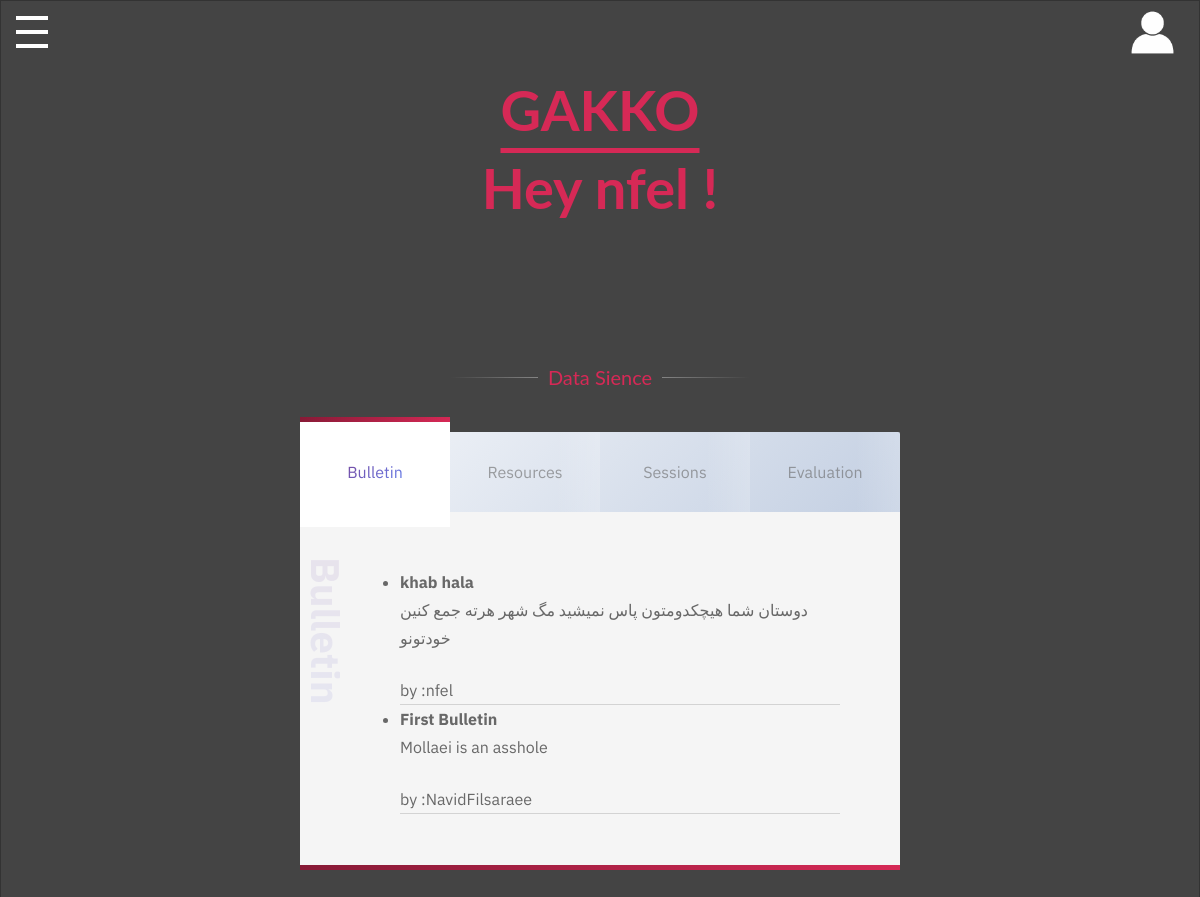
Screenshot of /edu/course/1 (signed in) with the database file from the repository.
### user/models.py (models this page shows, shortened)
class User(AbstractUser):
    university_id = models.CharField(max_length=255,auto_created=True, primary_key=True)
    user_choices = (
        ('S', 'student'),
        ('T', 'teacher'),
        ('U', 'university_staff'),
    )
    user_type = models.CharField(max_length=1, choices=user_choices)
    objects = UserManager()
    students = Student()
    teachers = Teacher()
    uni = University_staff()

### education/models.py (models this page shows)
class Course(models.Model):
    title = models.CharField(max_length=200)
    detail = models.CharField(_("What is this ???"),
                              max_length=200, default=' ')
    faculty = models.CharField(_("faculty name"), max_length=200)  # daneshkade
    unit_count = models.PositiveIntegerField(
        _("Unit"), validators=[MaxValueValidator(5)])
    def __str__(self):
        return f'{self.title} - {self.faculty}'

class BulletinBoard(models.Model):
    title = models.CharField(max_length=100)
    description = models.TextField(max_length=255)
    publisher = models.ForeignKey(User, on_delete=models.CASCADE)
    course = models.ForeignKey(
        Course, on_delete=models.CASCADE, null=True, blank=True)
    class Meta:
        ordering = ['-id']
    def __str__(self):
        return f'{self.title} , by {self.publisher.username}'

### education/views.py (the view)
# urls.py: path('course/<int:pk>', CourseDetailView.as_view(), name='course-detail'),
class CourseDetailView(DetailView):
    model = Course
    def get_context_data(self, **kwargs):
        context = super().get_context_data(**kwargs)
        context["courseresources"] = CourseResources.objects.filter(course = self.object)
        context["coursesession"] = CourseSession.objects.filter(course = self.object)
        context["bulletinboard"] = BulletinBoard.objects.filter(course=self.object)
        print(context)
        return context

### education/models.py (called while the page is built)
    def __str__(self):
        return self.title

    def __str__(self):
        return f'{self.course.title} - {self.day_of_week}'

### education/templates/education/course_detail.html (shortened to what this page needs)
{% extends 'base.html' %}
{% load static %}
{% block content %}
  <link rel="stylesheet" href="{% static 'css/course-detail.css' %}">
<div class="skills">
          <hr class="hr-text" data-content="{{object.title}}">
        </div>
<section id="wrapper">
   <div class="content">
      <div class="tabs">
         <button class="tablinks active" data-country="Bulletin"><p data-title="Bulletin">Bulletin</p></button>
         <button class="tablinks" data-country="Resources"><p data-title="Resources">Resources</p></button>
         <button class="tablinks" data-country="Sessions"><p data-title="Sessions">Sessions</p></button>
         <button class="tablinks" data-country="Evaluation"><p data-title="Evaluation">Evaluation</p></button>
      </div>
      <div class="wrapper_tabcontent">
         <div id="Bulletin" class="tabcontent active">
            <h3>Bulletin</h3>
            <ul>
            {% for bulletin in bulletinboard %}
               <li>
               <strong>{{bulletin.title}}</strong>
               <br>
                  <p>{{bulletin.description}}</p>by :{{bulletin.publisher.username}}
               <br>
               </li>
            {% endfor %}
         </div>
      </div>
   </div>
</section>
{% endblock content %}

### templates/base.html (shortened to what this page needs)
{% load static %}
{% load cache %}
<!DOCTYPE html>
<html>
<head>
  <link rel="stylesheet" href="{% static 'css/style.css' %}">
  <link rel="stylesheet" href="{% static 'css/search.css' %}">
  <link rel="stylesheet" href="{% static 'css/sidebar.css' %}">
</head>
<body>
  <h1 style="font-family: 'lato';font-size:3.5em;color: #d62956;text-align: center;">
    <strong ><a href='#' style='    color: #d62956;     text-underline-offset: 16.5px;'>GAKKO</a></strong>
    <br>
    {% if request.user.is_authenticated %}
    Hey {{request.user.username}} !
    {% else %}
    Wellcome Stranger :-)
    {% endif %}
  </h1>
  <div>
    <label for="navcheck" aria-hidden="true" title="menu">
      <span class="burger">
        <span class="bar">
        </span>
      </span>
    </label>
      </div>
  <div>
    <a href="http://{{ request.META.HTTP_HOST }}/admin/"><img src="{% static 'img/profile.png' %}" alt="profile" style="position: fixed;
    top: 10px;
    right: 25px;
    width: 45px;
    height: 45px;"></a>
  </div>
  <main>
  <div class='content' id='main-content'>
    {% block content %}
    {% endblock content %}
  </div>
  </main>
</body>
</html>

### static/css/style.css (style rules this page uses)
html { --scrollbarBG: #262a2b; --thumbBG: #d62956; }
body { scrollbar-width: thin; scrollbar-color: var(--thumbBG) var(--scrollbarBG); }
div { scrollbar-width: thin; scrollbar-color: var(--thumbBG) var(--scrollbarBG); }
html { overflow: hidden; }
body { height: 100vh; overflow-y: auto; margin: 0 auto; padding: 2rem; font: 100%/1.4 serif; border: 1px solid rgba(0, 0, 0, 0.25) }
p { margin: 0 0 1.5em; }

### static/css/sidebar.css (style rules this page uses)
label { position: absolute; margin: 0; padding: 0; border: none; outline: none; background: none; cursor: pointer; }
label::before { position: fixed; z-index: 1; top: 0; left: 0; right: 0; bottom: 0; background-color: rgba(10, 38, 57, 0.75); content: ""; opacity: 0; pointer-events: none; transition: opacity 0.5s cubic-bezier(0.19, 1, 0.22, 1); }
label .burger { position: fixed; top: 1em; left: 1em; z-index: 3; width: 2em; height: 2em; margin: 0; padding: 0; transition: opacity 0.5s cubic-bezier(0.19, 1, 0.22, 1); }
label .burger::before, label .burger .bar, label .burger::after { position: absolute; left: 0; display: block; width: 100%; height: 12%; background: white; content: ""; transition: all 0.5s cubic-bezier(0.19, 1, 0.22, 1); }
label .burger .bar { top: 44%; }
label .burger::before { top: 0; transform-origin: top left; }
label .burger::after { bottom: 0; transform-origin: bottom left; }
main { overflow: hidden; }
main .content { transform: translate3d(0, 0, 0); will-change: transform, filter; transition: all 0.5s cubic-bezier(0.19, 1, 0.22, 1); }
body { overflow-x: hidden; background: #444; color: white; font: 1em/1.4 "lato"; }
main { padding: 5% 0; }
h1 { font: 2.5em/1.4 "roboto condensed"; font-weight: 700; }
.skills { max-width: 50%; margin: 40px auto; text-align: center; }
.skills .hr-text { font-size: 20px; position: relative; border: 0; height: 1.5em; }
.skills .hr-text:before { content: ""; background: linear-gradient(to right, transparent, #b2b2b2, transparent); position: absolute; left: 0; top: 50%; width: 100%; height: 1px; }
.skills .hr-text:after { content: attr(data-content); position: relative; display: inline-block; color: black; padding: 0 0.5em; line-height: 1.5em; color: #d62956; background-color: #444444; }

### rows the page displays
User: user.username "nfel"
BulletinBoard: title "khab hala", description "دوستان شما هیچکدومتون پاس نمیشید مگ شهر هرته جمع کنین خودتونو", publisher.username "nfel"
BulletinBoard: title "First Bulletin", description "Mollaei is an asshole", publisher.username "NavidFilsaraee"
